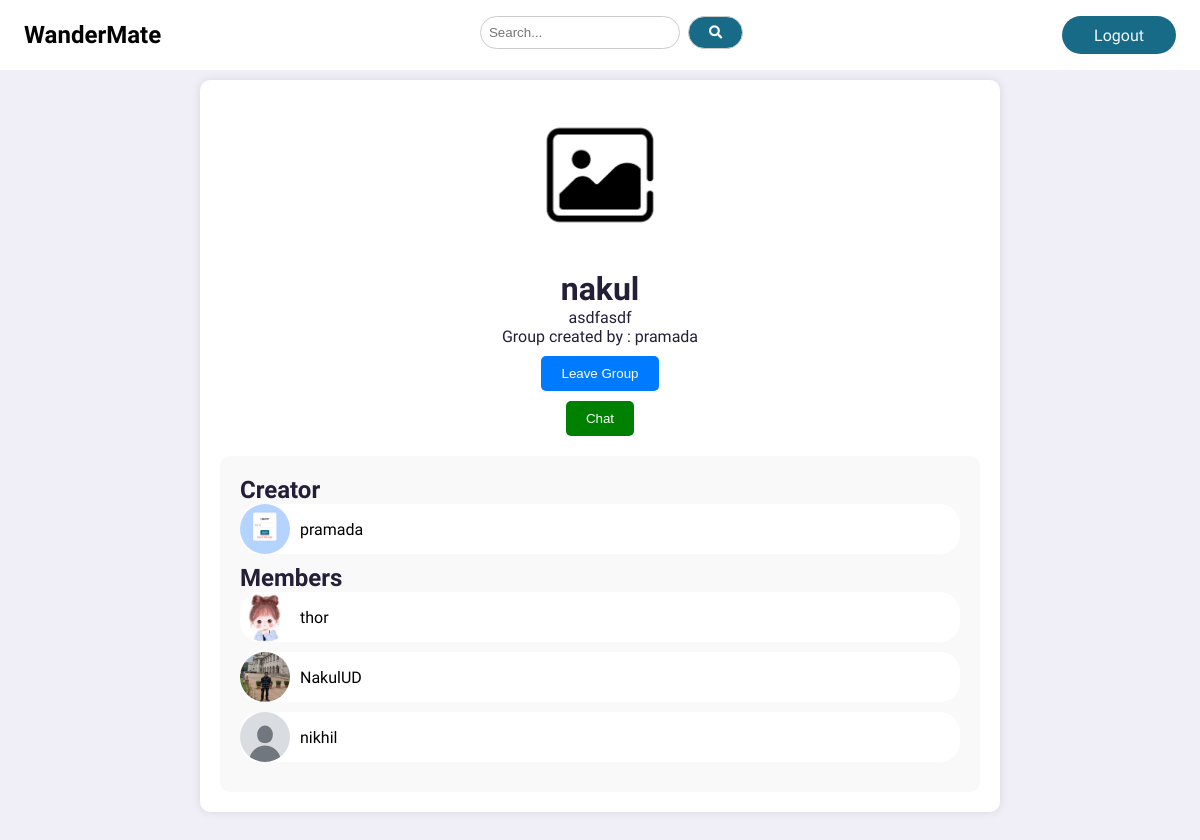
Page /group_detail/14/ (signed in) on the committed database.
### core/models.py (models this page shows)
class TravelGroup(models.Model):
    name = models.CharField(max_length=100)
    group_image = models.ImageField(upload_to='group_images', blank = True)
    travel_location = models.CharField(max_length = 100, blank=True)
    description = models.TextField()
    creator = models.ForeignKey(User, on_delete=models.CASCADE, related_name='created_groups')
    category = models.CharField(max_length=20, blank=True, null=True)
    participants = models.ManyToManyField(User, related_name='joined_groups')
    members = models.ManyToManyField(User, through='Membership')
    def __str__(self):
        return self.name

class Profile(models.Model):
    user = models.ForeignKey(User, on_delete = models.CASCADE)
    fname = models.TextField(max_length = 30, blank = True)
    lname = models.TextField(max_length = 30, blank = True)
    id_user = models.IntegerField()
    bio = models.TextField(blank = True)
    profile_img = models.ImageField(upload_to = 'profile_images', default='defaultProfileImg.jpeg')
    location = models.CharField(max_length = 100, blank= True)
    otp_validated = models.BooleanField(default = False)
    is_preference_given = models.BooleanField(default=False)
    def __str__(self):
        return self.user.username

### core/views.py (the view)
# urls.py: path('group_detail/<int:group_id>/', views.group_detail, name='group_detail'),
@login_required(login_url='core:signinSignup')
def group_detail(request, group_id):
    user = request.user
    group = TravelGroup.objects.get(id=group_id)
    is_participant = request.user in group.participants.all()
    participants = group.participants.all()
    participant_profiles = Profile.objects.filter(user__in=participants)
    group_creator_profile = Profile.objects.get(user=group.creator)
    print(participant_profiles)
    print(group_creator_profile)
    context = {'group': group, 'user':user, 'is_participant': is_participant,'participant_profiles': participant_profiles, 'group_creator': group_creator_profile,}
    print(context)
    return render(request, 'groupView.html', context)

### templates/groupView.html (shortened to what this page needs)
{% extends "base.html" %}
{% load static %}
{% block content %}
<body>
    <div class="group-profile">
        <div class="group-info">
            {% if group.group_image %}
            <img src="{{group.group_image.url}}" alt="Group Photo">
            {% else %}
            <img src="/media/defaultImage.png">
            {% endif %}
            <h1>{{ group.name }}</h1>
            <p>{{ group.description }}</p>
            <p>Group created by : {{group.creator}} </p>
            {% if user in group.participants.all %}
            <form method="post" action="{% url 'core:leave_group' group_id=group.id %}">
                <button type = "submit" class="chat-button">Leave Group</button>
            </form>
            <a id = "post-form" href = "{% url 'core:checkRoom' group.id user.username %}"><button class="chat-button" type="submit" style="background-color:green">Chat</button></a>
            {% else %}
            <form method="post" action="{% url 'core:join_group' group_id=group.id %}">
                {% csrf_token %}
                <button type = "submit" class="chat-button">Join Group</button>
            </form>
            {% endif %}
        </div>
        <div class="members">
            <h2>Creator</h2>
            <ul class="member-list">
                <a href = "{% url 'core:profile' group.creator %}"><li><img src="{{ group_creator.profile_img.url }}" alt="User Profile Image">{{group_creator.user.username}}</li><a>
            </ul>
            <h2>Members</h2>
            <ul class="member-list">
                {% for participant in participant_profiles %}
                <a href = "{% url 'core:profile' participant.user.username %}">
                    <li style= "">
                        {% if participant.profile_img.url %}
                        <img src="{{ participant.profile_img.url }}" alt="User Profile Image">
                        {% else %}
                        <img src="/media/defaultProfileImg.jpeg" alt="User Profile Image">
                        {% endif %}
                        <span style = "flex-grow: 1;">{{participant.user.username}}</span>
                    </li>
                <a>
                {% endfor %}
            </ul>
        </div>
    </div>
</body>
{% endblock %}

### static/css/style.css (style rules this page uses)
:root { --color-white: hsl(252, 30%, 100%); --color-light: hsl(252, 30%, 95%); --color-gray: hsl(252, 15%, 65%); --color-primary: #176B87; --color-secondary: hsl(252, 100%, 90%); --color-success: hsl(120, 95%, 65%); --color-danger: hsl(0, 95%, 65%); --color-dark: hsl(252, 30%, 17%); --color-black: hsl(252, 30%, 10%); --border-radius: 2rem; --card-border-radius: 1rem; --btn-padding: 0.6rem 2rem; --search-padding: 0.6rem 1rem; --card-padding: 1rem; --sticky-top-left: 5.4rem; --sticky-top-right: -18rem; }
*, *::before, *::after { margin: 0; padding: 0; outline: 0; box-sizing: border-box; text-decoration: none; list-style: none; border: none; }
body { font-family: 'Playpen Sans', cursive; color: var(--color-dark); background: var(--color-light); overflow-x: hidden; }
img { display: block; width: 100%; }
button { background-color: #4CAF50; color: white; padding: 10px 20px; border: none; border-radius: 4px; cursor: pointer; float: right; }
.group-profile { max-width: 800px; margin: 80px auto; padding: 20px; background-color: #fff; border-radius: 10px; box-shadow: 0 0 10px rgba(0, 0, 0, 0.1); }
.group-info { display: flex; flex-direction: column; align-items: center; text-align: center; margin-bottom: 20px; }
.group-info img { width: 150px; height: 150px; border-radius: 50%; margin-bottom: 10px; }
.group-info h1 { margin-top: 10px; }
.members { padding: 20px; background-color: #f9f9f9; border-radius: 10px; }
.member-list { list-style: none; padding: 0; margin: 0; }
.member-list li { display: flex; align-items: center; margin-bottom: 10px; background-color: white; text-decoration: none; color: black; border-radius: 20px; }
.member-list li img { width: 50px; height: 50px; border-radius: 50%; margin-right: 10px; }
.chat-button { margin-top: 10px; padding: 10px 20px; border: none; background-color: #007bff; color: #fff; border-radius: 5px; cursor: pointer; transition: background-color 0.3s; }

### rows in the picture
TravelGroup: name "nakul", description "asdfasdf", creator "pramada"
Profile: profile_img (picture), user.username "pramada"
Profile: profile_img (picture), user.username "thor"
Profile: profile_img (picture), user.username "NakulUD"
Profile: profile_img (placeholder picture), user.username "nikhil"
